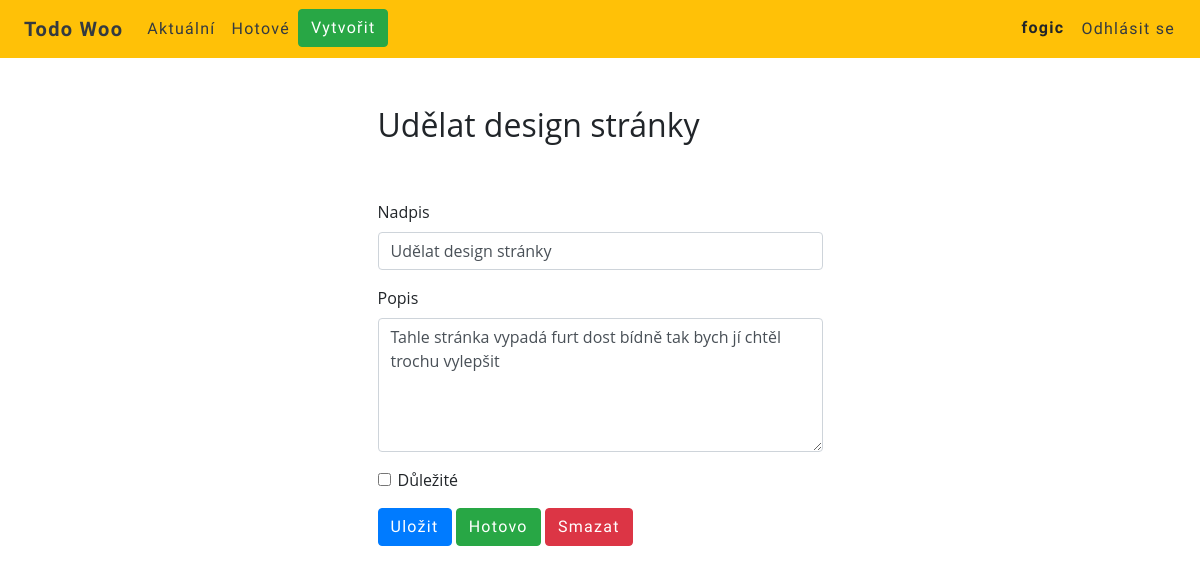
Page /todo/3 (signed in) on the committed database.
### todo/models.py (models this page shows, shortened)
class Todo(models.Model):
    title = models.CharField(max_length=50)
    memo = models.TextField(blank=True, max_length=2000)
    created = models.DateTimeField(auto_now_add=True)
    datecompleted = models.DateTimeField(null=True, blank=True)
    important = models.BooleanField(default=False)
    user = models.ForeignKey(User, on_delete=models.CASCADE)

### todo/views.py (the view, shortened to what this page needs)
# urls.py: path('todo/<int:todo_pk>', views.viewtodo, name="viewtodo"),
@login_required
def viewtodo(request, todo_pk):
    todo = get_object_or_404(Todo,pk=todo_pk,user=request.user)
    if request.method == 'GET':
        form = TodoForm(instance=todo)
        return render(request, 'todo/viewtodo.html', {'todo':todo, 'form':form})

### todo/forms.py
class TodoForm(ModelForm):
    class Meta:
        model = Todo
        fields = ['title', 'memo', 'important']

### todo/templates/todo/viewtodo.html (shortened to what this page needs)
{% extends 'todo/base.html' %}
{% block content %}
<div class="row justify-content-center mt-5">
  <div class="col-md-5">
    <h2>{{ todo.title }}</h2>
  </div>
</div>
<div class="row justify-content-center mt-5">
  <div class="col-md-5">
    <form method="POST">
      <div class="form-group">
        <label for="title">Nadpis</label>
        <input type="text" name="title" class="form-control" id="title" value="{{ todo.title }}" required>
      </div>
      <div class="form-group">
        <label for="memo">Popis</label>
        <textarea name="memo" rows="5" class="form-control" id="memo" >{{ todo.memo }}</textarea>
      </div>
      <div class="form-group form-check">
        <input type="checkbox" name="important" class="form-check-input" id="important" {% if todo.important %}checked{% endif %}>
        <label class="form-check-label" for="important">Důležité</label>
      </div>
      <button type="submit" class="btn btn-primary">Uložit</button>
      <button type="button" class="btn btn-success" onclick="$('#complete').click()">Hotovo</button>
      <button type="button" class="btn btn-danger" onclick="$('#delete').click()">Smazat</button>
    </form>
  </div>
</div>
{% endblock %}

### todo/templates/todo/base.html (shortened to what this page needs)
{% load static %}
<!doctype html>
<html lang="en">
  <head>
    <link rel="stylesheet" href="https://stackpath.bootstrapcdn.com/bootstrap/4.5.0/css/bootstrap.min.css">
    <link rel="stylesheet" href="{% static 'todo/custom.css' %}">
  </head>
  <body>
    {% if user.is_authenticated %}
    <nav class="navbar navbar-expand-lg bg-warning">
      <b><a class="navbar-brand text-dark pl-2" href="{% url 'home' %}">Todo Woo</a></b>
      <div class="collapse navbar-collapse" id="navbarNav">
        <ul class="navbar-nav">
          <li class="nav-item">
            <a class="nav-link text-dark" href="{% url 'currenttodos' %}">Aktuální</a>
          </li>
          <li class="nav-item">
            <a class="nav-link text-dark" href="{% url 'completedtodos' %}">Hotové</a>
          </li>
          <li class="nav-item">
            <a class="btn btn-success" href="{% url 'createtodo' %}">Vytvořit</a>
          </li>
        </ul>
        <ul class="navbar-nav ml-auto">
          <li class="nav-item active">
            <b class="nav-link ml-auto pl-4 pr-2">{{ user.username }}</b>
          </li>
          <li class="nav-item active">
            <form action="{% url 'logoutuser' %}" method="POST">
              <button class="btn nav-link text-dark" type="submit">Odhlásit se</button>
            </form>
          </li>
        </ul>
      </div>
    </nav>
    {% endif %}
    <div class="container">
      {% block content %}
      {% endblock %}
    </div>
  </body>
</html>

### todo/static/todo/custom.css (style rules this page uses)
body { font-family: 'Open Sans', cursive; }
nav { font-family: 'Balsamiq Sans', cursive; letter-spacing: 0.08em; }
.btn { font-family: 'Balsamiq Sans', cursive; letter-spacing: 0.08em; }

### rows in the picture
Todo: title "Udělat design stránky", memo "Tahle stránka vypadá furt dost bídně tak bych jí chtěl trochu vylepšit"

### other values in the picture
{{ user.username }} "fogic"
